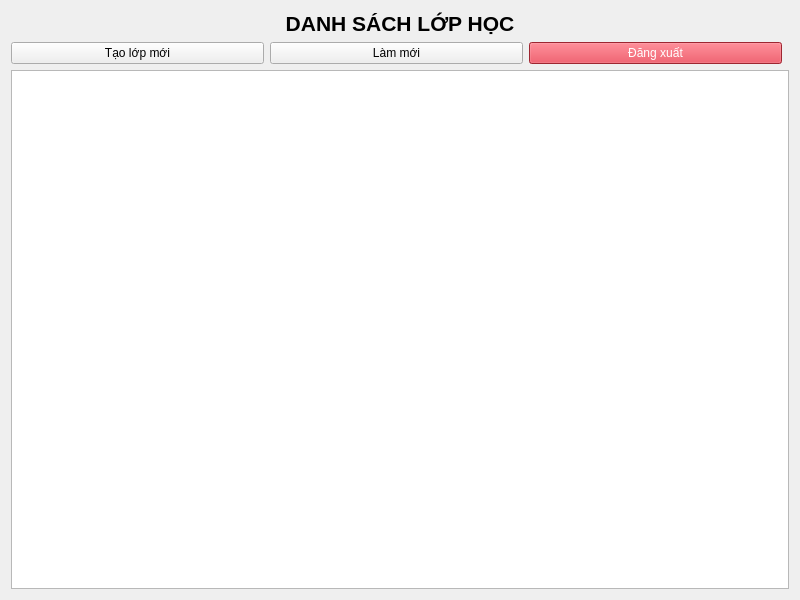
<?xml version="1.0" encoding="UTF-8"?>
<ui version="4.0">
 <class>ClassList</class>
 <widget class="QWidget" name="ClassList">
  <property name="geometry">
   <rect>
    <x>0</x>
    <y>0</y>
    <width>800</width>
    <height>600</height>
   </rect>
  </property>
  <property name="windowTitle">
   <string>Class List</string>
  </property>
  <layout class="QVBoxLayout" name="verticalLayout">
   <item>
    <widget class="QLabel" name="titleLabel">
     <property name="text">
      <string>DANH SÁCH LỚP HỌC</string>
     </property>
     <property name="alignment">
      <set>Qt::AlignCenter</set>
     </property>
     <property name="font">
      <font>
       <pointsize>16</pointsize>
       <weight>75</weight>
       <bold>true</bold>
      </font>
     </property>
    </widget>
   </item>
   <item>
    <layout class="QHBoxLayout" name="buttonLayout">
     <item>
      <widget class="QPushButton" name="createClassButton">
       <property name="text">
        <string>Tạo lớp mới</string>
       </property>
      </widget>
     </item>
     <item>
      <widget class="QPushButton" name="refreshButton">
       <property name="text">
        <string>Làm mới</string>
       </property>
      </widget>
     </item>
     <item>
       <widget class="QPushButton" name="logoutButton">
         <property name="text">
         <string>Đăng xuất</string>
         </property>
         <property name="styleSheet">
           <string>background-color: #dc3545; color: white;</string>
         </property>
       </widget>  
    </item>
     <item>
      <spacer name="horizontalSpacer">
       <property name="orientation">
        <enum>Qt::Horizontal</enum>
       </property>
      </spacer>
     </item>
    </layout>
   </item>
   <item>
    <widget class="QListWidget" name="classListWidget"/>
   </item>
  </layout>
 </widget>
 <resources/>
 <connections/>
</ui>
